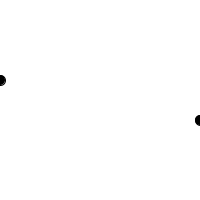
Frame 1 (no input)
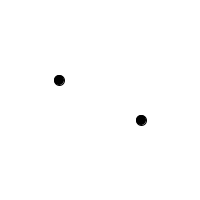
Frame 60 (the mouse pressed at the canvas centre just before this capture)
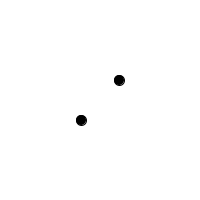
Frame 120 (the mouse held since frame 60 and released just before this capture)

The Processing sketch that drew these frames (run headless with seeded random() and noise(); from frame 60 on, the mouse is pressed at the canvas centre):

// Processing sketch: processing_88993
// ── processing_88993.pde

int x = 0, speedX = 1, r= 0;

void setup()
{
 size(200,200); 
}

void fillShape()
  {
    for(int x = 0; x < 100000; x++ )
    if(frameCount  > 100 * x)
    r = (int)random(255);
  }
void draw()
{
      fill(0,0,0);
  background(255);
  ellipse(x,height/2 - 20, 10,10);
  ellipse((width - x), height/2 + 20,10,10);
  x = x + speedX;
  if(x > width || x < 0)
  speedX = speedX * -1;


}
